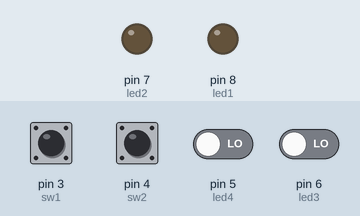
Recording of a program running on a simulated MicroPython board. Parts: output pins drawn as LEDs (lit = HIGH). The inputs (shaded band) are chosen by the test bench; at power-on: pin 3 (sw1), pin 4 (sw2), pin 5 (led4), pin 6 (led3) LOW.

Above: at 1.2 s.
1.3 s: pin 3 (sw1) pulled HIGH for 0.15 s
At 1.37 s:
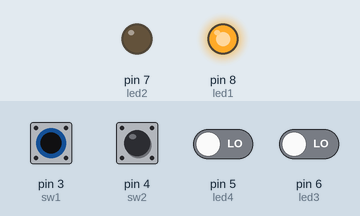
2.9 s: pin 4 (sw2) pulled HIGH for 0.15 s
At 2.97 s:
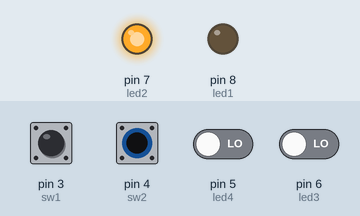
4.5 s: pin 3 (sw1) driven HIGH and pin 4 (sw2) driven HIGH
At 5.2 s:
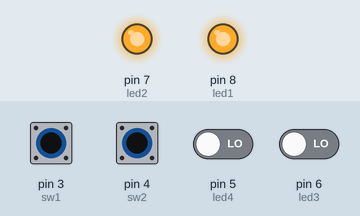
6.0 s: pin 3 (sw1) driven LOW
At 7.2 s:
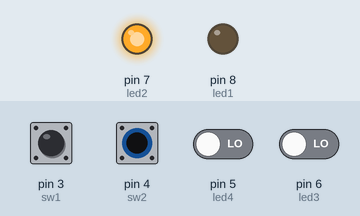
7.5 s: pin 3 (sw1) driven HIGH
At 8.4 s:
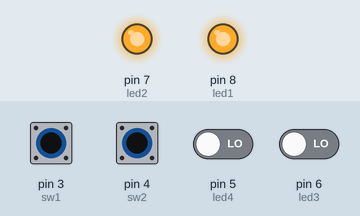
Timing chart, 0 to 10.0 s (numbered marks = the images above; inputs shaded):
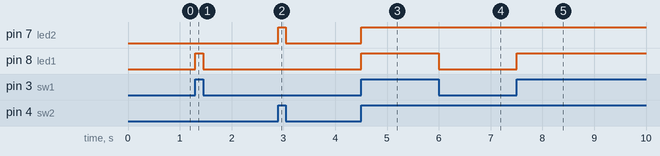

The program:

switch_slide.py
```python
from machine import Pin

def led_init():
  global led1,led2,led3,led4
  led1 = Pin('PA8', Pin.OUT, Pin.PULL_NONE)
  led2 = Pin('PA7', Pin.OUT, Pin.PULL_NONE)
  led3 = Pin('PA6', Pin.OUT, Pin.PULL_NONE)
  led4 = Pin('PA5', Pin.OUT, Pin.PULL_NONE)

def switch_slide_init():
  global sw1,sw2,sw3,sw4
  sw1 = Pin('PB3', Pin.IN, Pin.PULL_NONE)
  sw2 = Pin('PB4', Pin.IN, Pin.PULL_NONE)
  sw3 = Pin('PB5', Pin.IN, Pin.PULL_NONE)
  sw4 = Pin('PB6', Pin.IN, Pin.PULL_NONE)

def busy_wait():
  for _ in range(100000):
    pass

def led_out_bdigit(led_data):
  if (led_data & 0x01) == 0:
    led1.low()
  else:
    led1.high()
  if (led_data & 0x02) == 0:
    led2.low()
  else:
    led2.high()
  if (led_data & 0x04) == 0:
    led3.low()
  else:
    led3.high()
  if (led_data & 0x08) == 0:
    led4.low()
  else:
    led4.high()

def slide_sense():
  reg = 0
  if sw1.value() == 1:
    reg = 0x01
  if sw2.value() == 1:
    reg |= 0x02
  if sw3.value() == 1:
    reg |= 0x04
  if sw4.value() == 1:
    reg |= 0x08
  return reg

def main():
  led_init()
  switch_slide_init()
  while True:
    count = slide_sense()
    led_out_bdigit(count)

if __name__ == '__main__':
  main()
```

Measured:
- after the input at 1.3 s, pin 8 (led1): LOW → HIGH at once, → LOW 0.15 s later
- after the input at 2.9 s, pin 7 (led2): LOW → HIGH at once, → LOW 0.15 s later
- after the input at 4.5 s, pin 7 (led2), pin 8 (led1): LOW → HIGH at once
- after the input at 6.0 s, pin 8 (led1): HIGH → LOW at once
- after the input at 7.5 s, pin 8 (led1): LOW → HIGH at once
